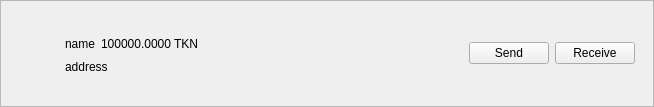
<?xml version="1.0" encoding="UTF-8"?>
<ui version="4.0">
 <class>TokenItemWidget</class>
 <widget class="QWidget" name="TokenItemWidget">
  <property name="geometry">
   <rect>
    <x>0</x>
    <y>0</y>
    <width>654</width>
    <height>107</height>
   </rect>
  </property>
  <property name="sizePolicy">
   <sizepolicy hsizetype="Preferred" vsizetype="Maximum">
    <horstretch>0</horstretch>
    <verstretch>0</verstretch>
   </sizepolicy>
  </property>
  <property name="windowTitle">
   <string>Form</string>
  </property>
  <layout class="QVBoxLayout" name="verticalLayout_2">
   <property name="spacing">
    <number>0</number>
   </property>
   <property name="leftMargin">
    <number>0</number>
   </property>
   <property name="topMargin">
    <number>0</number>
   </property>
   <property name="rightMargin">
    <number>0</number>
   </property>
   <property name="bottomMargin">
    <number>0</number>
   </property>
   <item>
    <widget class="QFrame" name="tokenItemFrame">
     <property name="frameShape">
      <enum>QFrame::StyledPanel</enum>
     </property>
     <property name="frameShadow">
      <enum>QFrame::Raised</enum>
     </property>
     <layout class="QHBoxLayout" name="horizontalLayout">
      <item>
       <widget class="QLabel" name="tokenLogo">
        <property name="sizePolicy">
         <sizepolicy hsizetype="Fixed" vsizetype="Fixed">
          <horstretch>0</horstretch>
          <verstretch>0</verstretch>
         </sizepolicy>
        </property>
        <property name="minimumSize">
         <size>
          <width>40</width>
          <height>40</height>
         </size>
        </property>
        <property name="alignment">
         <set>Qt::AlignCenter</set>
        </property>
       </widget>
      </item>
      <item>
       <widget class="QStackedWidget" name="stackedWidget">
        <property name="currentIndex">
         <number>0</number>
        </property>
        <widget class="QWidget" name="page">
         <layout class="QHBoxLayout" name="horizontalLayout_4">
          <item>
           <layout class="QHBoxLayout" name="horizontalLayout_3">
            <item>
             <layout class="QVBoxLayout" name="verticalLayout">
              <item>
               <spacer name="verticalSpacer_2">
                <property name="orientation">
                 <enum>Qt::Vertical</enum>
                </property>
                <property name="sizeHint" stdset="0">
                 <size>
                  <width>20</width>
                  <height>0</height>
                 </size>
                </property>
               </spacer>
              </item>
              <item>
               <widget class="QWidget" name="widgetBalance" native="true">
                <layout class="QHBoxLayout" name="horizontalLayout_2">
                 <property name="leftMargin">
                  <number>0</number>
                 </property>
                 <property name="topMargin">
                  <number>0</number>
                 </property>
                 <property name="rightMargin">
                  <number>0</number>
                 </property>
                 <property name="bottomMargin">
                  <number>0</number>
                 </property>
                 <item>
                  <widget class="QLabel" name="tokenName">
                   <property name="text">
                    <string>name</string>
                   </property>
                   <property name="textInteractionFlags">
                    <set>Qt::LinksAccessibleByMouse|Qt::TextSelectableByMouse</set>
                   </property>
                  </widget>
                 </item>
                 <item>
                  <widget class="QLabel" name="tokenBalance">
                   <property name="text">
                    <string>100000.0000 TKN</string>
                   </property>
                   <property name="textInteractionFlags">
                    <set>Qt::LinksAccessibleByMouse|Qt::TextSelectableByMouse</set>
                   </property>
                  </widget>
                 </item>
                 <item>
                  <spacer name="horizontalSpacer">
                   <property name="orientation">
                    <enum>Qt::Horizontal</enum>
                   </property>
                   <property name="sizeHint" stdset="0">
                    <size>
                     <width>0</width>
                     <height>20</height>
                    </size>
                   </property>
                  </spacer>
                 </item>
                </layout>
               </widget>
              </item>
              <item>
               <widget class="QLabel" name="senderAddress">
                <property name="text">
                 <string>address</string>
                </property>
                <property name="textInteractionFlags">
                 <set>Qt::LinksAccessibleByMouse|Qt::TextSelectableByMouse</set>
                </property>
               </widget>
              </item>
              <item>
               <spacer name="verticalSpacer">
                <property name="orientation">
                 <enum>Qt::Vertical</enum>
                </property>
                <property name="sizeHint" stdset="0">
                 <size>
                  <width>20</width>
                  <height>0</height>
                 </size>
                </property>
               </spacer>
              </item>
             </layout>
            </item>
            <item>
             <spacer name="horizontalSpacer_2">
              <property name="orientation">
               <enum>Qt::Horizontal</enum>
              </property>
              <property name="sizeHint" stdset="0">
               <size>
                <width>193</width>
                <height>20</height>
               </size>
              </property>
             </spacer>
            </item>
            <item>
             <widget class="RunebasePushButton" name="buttonSend">
              <property name="text">
               <string>Send</string>
              </property>
             </widget>
            </item>
            <item>
             <widget class="RunebasePushButton" name="buttonReceive">
              <property name="text">
               <string>Receive</string>
              </property>
             </widget>
            </item>
           </layout>
          </item>
         </layout>
        </widget>
        <widget class="QWidget" name="page_2">
         <layout class="QHBoxLayout" name="horizontalLayout_5">
          <item>
           <widget class="QLabel" name="labelNewToken">
            <property name="text">
             <string>Add new tokens</string>
            </property>
           </widget>
          </item>
          <item>
           <spacer name="horizontalSpacer_3">
            <property name="orientation">
             <enum>Qt::Horizontal</enum>
            </property>
            <property name="sizeHint" stdset="0">
             <size>
              <width>408</width>
              <height>20</height>
             </size>
            </property>
           </spacer>
          </item>
          <item>
           <widget class="QToolButton" name="buttonAdd">
            <property name="text">
             <string/>
            </property>
            <property name="iconSize">
             <size>
              <width>32</width>
              <height>32</height>
             </size>
            </property>
           </widget>
          </item>
         </layout>
        </widget>
       </widget>
      </item>
     </layout>
    </widget>
   </item>
  </layout>
 </widget>
 <customwidgets>
  <customwidget>
   <class>RunebasePushButton</class>
   <extends>QPushButton</extends>
   <header>qt/runebasepushbutton.h</header>
  </customwidget>
 </customwidgets>
 <resources/>
 <connections/>
</ui>
